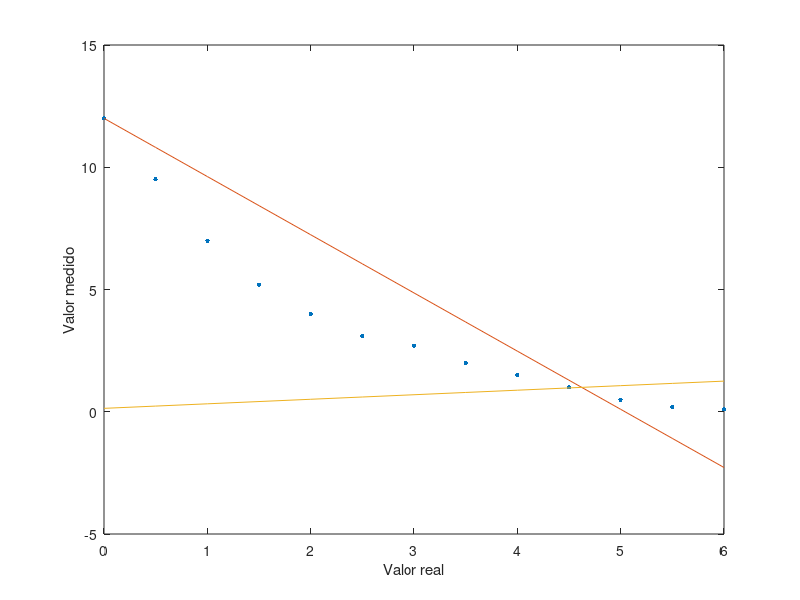

Here is the MATLAB script that generated this plot:
%Punto C
function TestRecta
    %Vectores
    X = [0.0 0.5 1.0 1.5 2.0 2.5 3.0 3.5 4.0 4.5 5.0 5.5 6.0];
    Y = [12.0 9.5 7.0 5.2 4.0 3.1 2.7 2.0 1.5 1.0 0.5 0.2 0.1];

    plot(X, Y, '.', 'MarkerSize', 10)
    ylabel('Valor medido')
    xlabel('Valor real')

    hold on

    %Puntos Extremos
    [m, b] = RectaPuntosExtremos(X, Y);
    y_extremos = m * X + b;
    plot(X, y_extremos)

    %Mínimos Cuadrados
    [m, b] = RectaMinimosCuadrados(X, Y);
    y_minimos = m * X + b;
    plot(X, y_minimos)

    hold off
end

%Punto A

function [m, b] = RectaPuntosExtremos(x, y)
    b = y(1);
    m = (y(end) - y(1)) / (x(end) - 1);
end

%Punto B
function [m, b] = RectaMinimosCuadrados(x, y)
    % Matriz de Regresión
    R = [ones(size(x)); x];
    bm = R / y;
    b = bm(1);
    m = bm(2);
end
